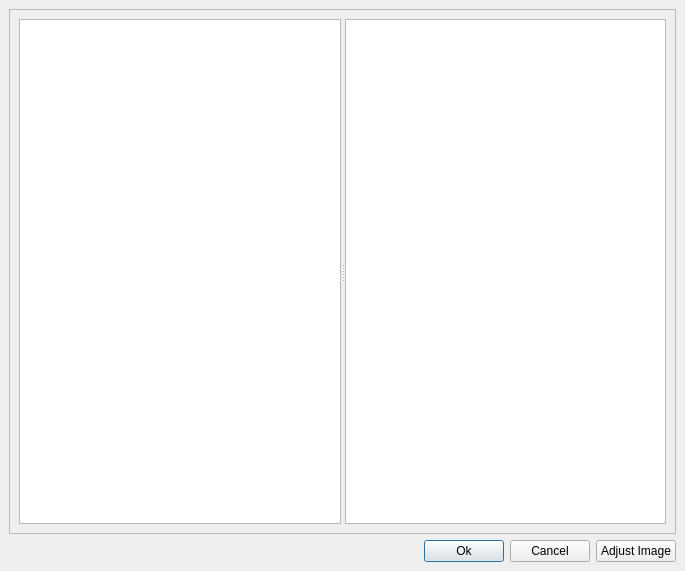
<ui version="4.0" >
 <comment>
*********************************************************************************
**
**   $Id$
**   Copyright (c) 2007 Joe Croft joe@croftj.net
**   
**   This file is part of QcjData Class Libraries.
**
**   QcjData Class Libraries is free software; you can redistribute it and/or modify
**   it under the terms of the GNU General Public License as published by
**   the Free Software Foundation; either version 2 of the License, or
**   (at your option) any later version.
**
**   QcjData Class Libraries is distributed in the hope that it will be useful,
**   but WITHOUT ANY WARRANTY; without even the implied warranty of
**   MERCHANTABILITY or FITNESS FOR A PARTICULAR PURPOSE.  See the
**   GNU General Public License for more details.
**
**   You should have received a copy of the GNU General Public License
**   along with QcjData Class Libraries; if not, write to the Free Software
**   Foundation, Inc., 59 Temple Place, Suite 330, Boston, MA  02111-1307  USA
**
*********************************************************************************
</comment>
 <class>QcjPhotoSelect</class>
 <widget class="QDialog" name="QcjPhotoSelect" >
  <property name="geometry" >
   <rect>
    <x>0</x>
    <y>0</y>
    <width>685</width>
    <height>571</height>
   </rect>
  </property>
  <property name="windowTitle" >
   <string>Photo Select</string>
  </property>
  <layout class="QVBoxLayout" >
   <property name="margin" >
    <number>9</number>
   </property>
   <property name="spacing" >
    <number>6</number>
   </property>
   <item>
    <widget class="QFrame" name="frame" >
     <property name="frameShape" >
      <enum>QFrame::StyledPanel</enum>
     </property>
     <property name="frameShadow" >
      <enum>QFrame::Raised</enum>
     </property>
     <layout class="QGridLayout" >
      <property name="margin" >
       <number>9</number>
      </property>
      <property name="spacing" >
       <number>6</number>
      </property>
      <item row="0" column="0" >
       <widget class="QSplitter" name="splitter" >
        <property name="sizePolicy" >
         <sizepolicy>
          <hsizetype>3</hsizetype>
          <vsizetype>3</vsizetype>
          <horstretch>0</horstretch>
          <verstretch>0</verstretch>
         </sizepolicy>
        </property>
        <property name="orientation" >
         <enum>Qt::Horizontal</enum>
        </property>
        <widget class="QTreeView" name="treeView" />
        <widget class="QGraphicsView" name="graphicsView" />
       </widget>
      </item>
     </layout>
    </widget>
   </item>
   <item>
    <layout class="QHBoxLayout" >
     <property name="margin" >
      <number>0</number>
     </property>
     <property name="spacing" >
      <number>6</number>
     </property>
     <item>
      <spacer>
       <property name="orientation" >
        <enum>Qt::Horizontal</enum>
       </property>
       <property name="sizeHint" >
        <size>
         <width>40</width>
         <height>20</height>
        </size>
       </property>
      </spacer>
     </item>
     <item>
      <widget class="QPushButton" name="okBtn" >
       <property name="text" >
        <string>Ok</string>
       </property>
      </widget>
     </item>
     <item>
      <widget class="QPushButton" name="cancelBtn" >
       <property name="text" >
        <string>Cancel</string>
       </property>
      </widget>
     </item>
     <item>
      <widget class="QPushButton" name="adjustBtn" >
       <property name="text" >
        <string>Adjust Image</string>
       </property>
      </widget>
     </item>
    </layout>
   </item>
  </layout>
 </widget>
 <resources/>
 <connections>
  <connection>
   <sender>okBtn</sender>
   <signal>clicked()</signal>
   <receiver>QcjPhotoSelect</receiver>
   <slot>accept()</slot>
   <hints>
    <hint type="sourcelabel" >
     <x>478</x>
     <y>551</y>
    </hint>
    <hint type="destinationlabel" >
     <x>424</x>
     <y>569</y>
    </hint>
   </hints>
  </connection>
  <connection>
   <sender>cancelBtn</sender>
   <signal>clicked()</signal>
   <receiver>QcjPhotoSelect</receiver>
   <slot>reject()</slot>
   <hints>
    <hint type="sourcelabel" >
     <x>537</x>
     <y>548</y>
    </hint>
    <hint type="destinationlabel" >
     <x>553</x>
     <y>568</y>
    </hint>
   </hints>
  </connection>
 </connections>
</ui>
